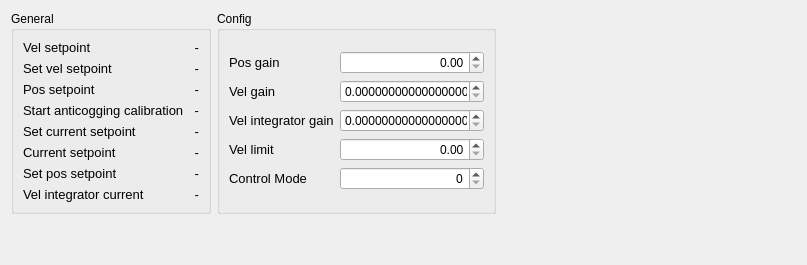
            <widget class="QWidget" name="tab_9">
             <attribute name="title">
              <string>Controller</string>
             </attribute>
             <layout class="QGridLayout" name="gridLayout_92">
              <item row="0" column="1">
               <widget class="QGroupBox" name="groupBox_controller_config_2">
                <property name="title">
                 <string>Config</string>
                </property>
                <layout class="QGridLayout" name="gridLayout_93">
                 <item row="0" column="0">
                  <layout class="QGridLayout" name="gridLayout_94">
                   <item row="0" column="0">
                    <widget class="QLabel" name="label_posGain_2">
                     <property name="font">
                      <font>
                       <pointsize>10</pointsize>
                      </font>
                     </property>
                     <property name="text">
                      <string>Pos gain</string>
                     </property>
                    </widget>
                   </item>
                   <item row="1" column="0">
                    <widget class="QLabel" name="label_velGain_2">
                     <property name="font">
                      <font>
                       <pointsize>10</pointsize>
                      </font>
                     </property>
                     <property name="text">
                      <string>Vel gain</string>
                     </property>
                    </widget>
                   </item>
                   <item row="4" column="0">
                    <widget class="QLabel" name="label_controlMode_2">
                     <property name="font">
                      <font>
                       <pointsize>10</pointsize>
                      </font>
                     </property>
                     <property name="text">
                      <string>Control Mode</string>
                     </property>
                    </widget>
                   </item>
                   <item row="1" column="1">
                    <widget class="QDoubleSpinBox" name="doubleSpinBox_velGainValue_axis1">
                     <property name="alignment">
                      <set>Qt::AlignRight|Qt::AlignTrailing|Qt::AlignVCenter</set>
                     </property>
                     <property name="decimals">
                      <number>18</number>
                     </property>
                     <property name="maximum">
                      <double>1000000.000000000000000</double>
                     </property>
                    </widget>
                   </item>
                   <item row="0" column="1">
                    <widget class="QDoubleSpinBox" name="doubleSpinBox_posGainValue_axis1">
                     <property name="alignment">
                      <set>Qt::AlignRight|Qt::AlignTrailing|Qt::AlignVCenter</set>
                     </property>
                     <property name="maximum">
                      <double>1000000.000000000000000</double>
                     </property>
                    </widget>
                   </item>
                   <item row="4" column="1">
                    <widget class="QSpinBox" name="spinBox_controlModeValue_axis1">
                     <property name="alignment">
                      <set>Qt::AlignRight|Qt::AlignTrailing|Qt::AlignVCenter</set>
                     </property>
                     <property name="maximum">
                      <number>1000000</number>
                     </property>
                    </widget>
                   </item>
                   <item row="2" column="1">
                    <widget class="QDoubleSpinBox" name="doubleSpinBox_velIntegratorGainValue_axis1">
                     <property name="alignment">
                      <set>Qt::AlignRight|Qt::AlignTrailing|Qt::AlignVCenter</set>
                     </property>
                     <property name="decimals">
                      <number>18</number>
                     </property>
                     <property name="maximum">
                      <double>1000000.000000000000000</double>
                     </property>
                    </widget>
                   </item>
                   <item row="2" column="0">
                    <widget class="QLabel" name="label_velIntegratorGain_2">
                     <property name="font">
                      <font>
                       <pointsize>10</pointsize>
                      </font>
                     </property>
                     <property name="text">
                      <string>Vel integrator gain</string>
                     </property>
                    </widget>
                   </item>
                   <item row="3" column="0">
                    <widget class="QLabel" name="label_velLimit_2">
                     <property name="font">
                      <font>
                       <pointsize>10</pointsize>
                      </font>
                     </property>
                     <property name="text">
                      <string>Vel limit</string>
                     </property>
                    </widget>
                   </item>
                   <item row="3" column="1">
                    <widget class="QDoubleSpinBox" name="doubleSpinBox_velLimitValue_axis1">
                     <property name="alignment">
                      <set>Qt::AlignRight|Qt::AlignTrailing|Qt::AlignVCenter</set>
                     </property>
                     <property name="maximum">
                      <double>1000000.000000000000000</double>
                     </property>
                    </widget>
                   </item>
                  </layout>
                 </item>
                </layout>
               </widget>
              </item>
              <item row="0" column="0">
               <widget class="QGroupBox" name="groupBox_17">
                <property name="minimumSize">
                 <size>
                  <width>200</width>
                  <height>0</height>
                 </size>
                </property>
                <property name="title">
                 <string>General</string>
                </property>
                <layout class="QGridLayout" name="gridLayout_95">
                 <item row="0" column="0">
                  <layout class="QGridLayout" name="gridLayout_96">
                   <item row="2" column="0" colspan="2">
                    <widget class="QLabel" name="label_setVelSetpoint_2">
                     <property name="font">
                      <font>
                       <pointsize>10</pointsize>
                      </font>
                     </property>
                     <property name="text">
                      <string>Set vel setpoint</string>
                     </property>
                    </widget>
                   </item>
                   <item row="0" column="2" rowspan="2">
                    <widget class="QLabel" name="label_velSetpointValue_axis1">
                     <property name="font">
                      <font>
                       <pointsize>10</pointsize>
                      </font>
                     </property>
                     <property name="text">
                      <string>-</string>
                     </property>
                     <property name="alignment">
                      <set>Qt::AlignRight|Qt::AlignTrailing|Qt::AlignVCenter</set>
                     </property>
                    </widget>
                   </item>
                   <item row="0" column="0" rowspan="2" colspan="2">
                    <widget class="QLabel" name="label_velSetpoint_2">
                     <property name="font">
                      <font>
                       <pointsize>10</pointsize>
                      </font>
                     </property>
                     <property name="text">
                      <string>Vel setpoint</string>
                     </property>
                    </widget>
                   </item>
                   <item row="3" column="2">
                    <widget class="QLabel" name="label_posSetpointValue_axis1">
                     <property name="font">
                      <font>
                       <pointsize>10</pointsize>
                      </font>
                     </property>
                     <property name="text">
                      <string>-</string>
                     </property>
                     <property name="alignment">
                      <set>Qt::AlignRight|Qt::AlignTrailing|Qt::AlignVCenter</set>
                     </property>
                    </widget>
                   </item>
                   <item row="2" column="2">
                    <widget class="QLabel" name="label_setVelSetpointValue_axis1">
                     <property name="font">
                      <font>
                       <pointsize>10</pointsize>
                      </font>
                     </property>
                     <property name="text">
                      <string>-</string>
                     </property>
                     <property name="alignment">
                      <set>Qt::AlignRight|Qt::AlignTrailing|Qt::AlignVCenter</set>
                     </property>
                    </widget>
                   </item>
                   <item row="3" column="0" colspan="2">
                    <widget class="QLabel" name="label_posSetpoint_3">
                     <property name="font">
                      <font>
                       <pointsize>10</pointsize>
                      </font>
                     </property>
                     <property name="text">
                      <string>Pos setpoint</string>
                     </property>
                    </widget>
                   </item>
                   <item row="4" column="2">
                    <widget class="QLabel" name="label_startAnticoggingCalibration_axis1">
                     <property name="font">
                      <font>
                       <pointsize>10</pointsize>
                      </font>
                     </property>
                     <property name="text">
                      <string>-</string>
                     </property>
                     <property name="alignment">
                      <set>Qt::AlignRight|Qt::AlignTrailing|Qt::AlignVCenter</set>
                     </property>
                    </widget>
                   </item>
                   <item row="4" column="0" colspan="2">
                    <widget class="QLabel" name="label_posSetpoint_4">
                     <property name="font">
                      <font>
                       <pointsize>10</pointsize>
                      </font>
                     </property>
                     <property name="text">
                      <string>Start anticogging calibration</string>
                     </property>
                    </widget>
                   </item>
                   <item row="6" column="0">
                    <widget class="QLabel" name="label_currentSetpoint_2">
                     <property name="font">
                      <font>
                       <pointsize>10</pointsize>
                      </font>
                     </property>
                     <property name="text">
                      <string>Current setpoint</string>
                     </property>
                    </widget>
                   </item>
                   <item row="7" column="0">
                    <widget class="QLabel" name="label_setPosSetpoint_3">
                     <property name="font">
                      <font>
                       <pointsize>10</pointsize>
                      </font>
                     </property>
                     <property name="text">
                      <string>Set pos setpoint</string>
                     </property>
                    </widget>
                   </item>
                   <item row="8" column="0">
                    <widget class="QLabel" name="label_setPosSetpoint_4">
                     <property name="font">
                      <font>
                       <pointsize>10</pointsize>
                      </font>
                     </property>
                     <property name="text">
                      <string>Vel integrator current</string>
                     </property>
                    </widget>
                   </item>
                   <item row="7" column="2">
                    <widget class="QLabel" name="label_setPosSetpointValue_axis1">
                     <property name="font">
                      <font>
                       <pointsize>10</pointsize>
                      </font>
                     </property>
                     <property name="text">
                      <string>-</string>
                     </property>
                     <property name="alignment">
                      <set>Qt::AlignRight|Qt::AlignTrailing|Qt::AlignVCenter</set>
                     </property>
                    </widget>
                   </item>
                   <item row="6" column="2">
                    <widget class="QLabel" name="label_currentSetpointValue_axis1">
                     <property name="font">
                      <font>
                       <pointsize>10</pointsize>
                      </font>
                     </property>
                     <property name="text">
                      <string>-</string>
                     </property>
                     <property name="alignment">
                      <set>Qt::AlignRight|Qt::AlignTrailing|Qt::AlignVCenter</set>
                     </property>
                    </widget>
                   </item>
                   <item row="8" column="2">
                    <widget class="QLabel" name="label_velIntegratorCurrent_axis1">
                     <property name="font">
                      <font>
                       <pointsize>10</pointsize>
                      </font>
                     </property>
                     <property name="text">
                      <string>-</string>
                     </property>
                     <property name="alignment">
                      <set>Qt::AlignRight|Qt::AlignTrailing|Qt::AlignVCenter</set>
                     </property>
                    </widget>
                   </item>
                   <item row="5" column="0">
                    <widget class="QLabel" name="label_setCurrentSetpoint_2">
                     <property name="font">
                      <font>
                       <pointsize>10</pointsize>
                      </font>
                     </property>
                     <property name="text">
                      <string>Set current setpoint</string>
                     </property>
                    </widget>
                   </item>
                   <item row="5" column="2">
                    <widget class="QLabel" name="label_setCurrentSetpointValue_axis1">
                     <property name="font">
                      <font>
                       <pointsize>10</pointsize>
                      </font>
                     </property>
                     <property name="text">
                      <string>-</string>
                     </property>
                     <property name="alignment">
                      <set>Qt::AlignRight|Qt::AlignTrailing|Qt::AlignVCenter</set>
                     </property>
                    </widget>
                   </item>
                  </layout>
                 </item>
                </layout>
               </widget>
              </item>
              <item row="1" column="0">
               <spacer name="verticalSpacer_11">
                <property name="orientation">
                 <enum>Qt::Vertical</enum>
                </property>
                <property name="sizeHint" stdset="0">
                 <size>
                  <width>20</width>
                  <height>40</height>
                 </size>
                </property>
               </spacer>
              </item>
              <item row="0" column="2">
               <spacer name="horizontalSpacer_4">
                <property name="orientation">
                 <enum>Qt::Horizontal</enum>
                </property>
                <property name="sizeType">
                 <enum>QSizePolicy::Maximum</enum>
                </property>
                <property name="sizeHint" stdset="0">
                 <size>
                  <width>300</width>
                  <height>20</height>
                 </size>
                </property>
               </spacer>
              </item>
             </layout>
            </widget>
